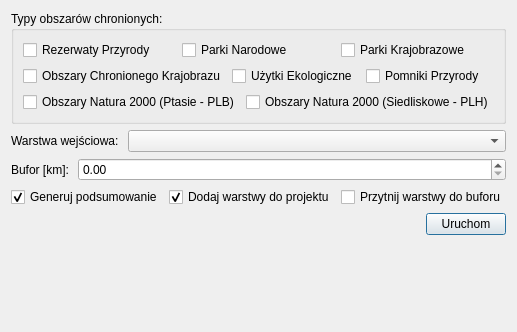
<?xml version="1.0" encoding="UTF-8"?>
<ui version="4.0">
 <class>PrzykladDialogBase</class>
 <widget class="QDialog" name="PrzykladDialogBase">
  <property name="geometry">
   <rect>
    <x>0</x>
    <y>0</y>
    <width>473</width>
    <height>332</height>
   </rect>
  </property>
  <property name="windowTitle">
   <string>Przyklad</string>
  </property>
  <layout class="QVBoxLayout" name="verticalLayout_2">
   <item>
    <widget class="QGroupBox" name="groupbox_obszary_chronione">
     <property name="title">
      <string>Typy obszarów chronionych:</string>
     </property>
     <property name="checkable">
      <bool>false</bool>
     </property>
     <layout class="QVBoxLayout" name="verticalLayout_3">
      <item>
       <layout class="QVBoxLayout" name="verticalLayout">
        <item>
         <layout class="QHBoxLayout" name="horizontalLayout_2">
          <item>
           <widget class="QCheckBox" name="check_rezerwaty">
            <property name="text">
             <string>Rezerwaty Przyrody</string>
            </property>
           </widget>
          </item>
          <item>
           <widget class="QCheckBox" name="check_parki_narodowe">
            <property name="text">
             <string>Parki Narodowe</string>
            </property>
           </widget>
          </item>
          <item>
           <widget class="QCheckBox" name="check_parki_krajobrazowe">
            <property name="text">
             <string>Parki Krajobrazowe</string>
            </property>
           </widget>
          </item>
         </layout>
        </item>
        <item>
         <layout class="QHBoxLayout" name="horizontalLayout_3">
          <item>
           <widget class="QCheckBox" name="check_obszary_chronionego_krajobrazu">
            <property name="text">
             <string>Obszary Chronionego Krajobrazu</string>
            </property>
           </widget>
          </item>
          <item>
           <widget class="QCheckBox" name="check_uzytki">
            <property name="text">
             <string>Użytki Ekologiczne</string>
            </property>
           </widget>
          </item>
          <item>
           <widget class="QCheckBox" name="check_pomniki">
            <property name="text">
             <string>Pomniki Przyrody</string>
            </property>
           </widget>
          </item>
         </layout>
        </item>
        <item>
         <layout class="QHBoxLayout" name="horizontalLayout_4">
          <item>
           <widget class="QCheckBox" name="check_natura_plb">
            <property name="text">
             <string>Obszary Natura 2000 (Ptasie - PLB)</string>
            </property>
           </widget>
          </item>
          <item>
           <widget class="QCheckBox" name="check_natura_plh">
            <property name="text">
             <string>Obszary Natura 2000 (Siedliskowe - PLH)</string>
            </property>
           </widget>
          </item>
         </layout>
        </item>
       </layout>
      </item>
     </layout>
    </widget>
   </item>
   <item>
    <layout class="QHBoxLayout" name="horizontalLayout">
     <item>
      <widget class="QLabel" name="label">
       <property name="maximumSize">
        <size>
         <width>111</width>
         <height>16777215</height>
        </size>
       </property>
       <property name="text">
        <string>Warstwa wejściowa:</string>
       </property>
      </widget>
     </item>
     <item>
      <widget class="QgsMapLayerComboBox" name="combo_warstwa_wejsciowa"/>
     </item>
    </layout>
   </item>
   <item>
    <layout class="QHBoxLayout" name="horizontalLayout_5">
     <item>
      <widget class="QLabel" name="label_2">
       <property name="maximumSize">
        <size>
         <width>61</width>
         <height>16777215</height>
        </size>
       </property>
       <property name="text">
        <string>Bufor [km]:</string>
       </property>
      </widget>
     </item>
     <item>
      <widget class="QDoubleSpinBox" name="spin_bufor">
       <property name="maximum">
        <double>9999.989999999999782</double>
       </property>
      </widget>
     </item>
    </layout>
   </item>
   <item>
    <layout class="QHBoxLayout" name="horizontalLayout_6">
     <item>
      <widget class="QCheckBox" name="check_generuj_podsumowanie">
       <property name="text">
        <string>Generuj podsumowanie</string>
       </property>
       <property name="checked">
        <bool>true</bool>
       </property>
      </widget>
     </item>
     <item>
      <widget class="QCheckBox" name="check_dodaj_warstwy">
       <property name="text">
        <string>Dodaj warstwy do projektu</string>
       </property>
       <property name="checked">
        <bool>true</bool>
       </property>
      </widget>
     </item>
     <item>
      <widget class="QCheckBox" name="check_przytnij">
       <property name="text">
        <string>Przytnij warstwy do buforu</string>
       </property>
      </widget>
     </item>
    </layout>
   </item>
   <item>
    <layout class="QHBoxLayout" name="horizontalLayout_7">
     <item>
      <spacer name="horizontalSpacer">
       <property name="orientation">
        <enum>Qt::Horizontal</enum>
       </property>
       <property name="sizeHint" stdset="0">
        <size>
         <width>40</width>
         <height>20</height>
        </size>
       </property>
      </spacer>
     </item>
     <item>
      <widget class="QPushButton" name="push_uruchom">
       <property name="text">
        <string>Uruchom</string>
       </property>
      </widget>
     </item>
    </layout>
   </item>
   <item>
    <spacer name="verticalSpacer">
     <property name="orientation">
      <enum>Qt::Vertical</enum>
     </property>
     <property name="sizeHint" stdset="0">
      <size>
       <width>20</width>
       <height>111</height>
      </size>
     </property>
    </spacer>
   </item>
  </layout>
 </widget>
 <customwidgets>
  <customwidget>
   <class>QgsMapLayerComboBox</class>
   <extends>QComboBox</extends>
   <header>qgsmaplayercombobox.h</header>
  </customwidget>
 </customwidgets>
 <resources/>
 <connections/>
</ui>
